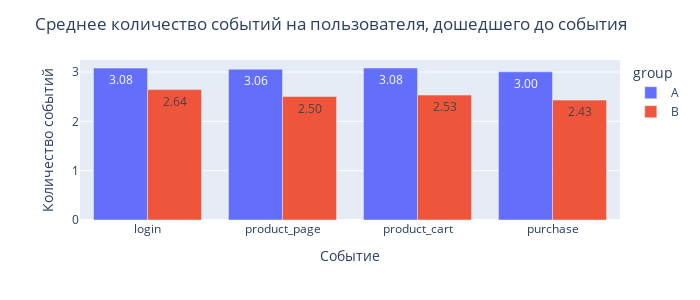

Write notebook code for a chart like this one.
### Code cell
# посмотрим как среднее количество событий на пользователя распределено по группам
fig = px.bar((data.groupby(['user_id', 'group', 'event_name'], as_index=False).agg(event_quantity=('event_dt', 'count'))
                 .groupby(['group', 'event_name'], as_index=False)['event_quantity'].mean()), 
             x='event_name', y='event_quantity',
             color='group', barmode='group', text_auto='.2f',
             category_orders={"event_name": funnel_sec})

fig.update_layout(width=700, height=300, 
                 title='Среднее количество событий на пользователя, дошедшего до события',
                 xaxis_title='Событие',  yaxis_title='Количество событий')
fig.show()

### Figure 1 — Plotly figure (JSON) as saved in the notebook; plotly's stock layout.template omitted (floating-point values rounded to 4 significant figures)
{"data": [{"alignmentgroup": "True", "hovertemplate": "group=A<br>event_name=%{x}<br>event_quantity=%{y}<extra></extra>", "legendgroup": "A", "marker": {"color": "#636efa", "pattern": {"shape": ""}}, "name": "A", "offsetgroup": "A", "orientation": "v", "showlegend": true, "textposition": "auto", "texttemplate": "%{y:.2f}", "type": "bar", "x": ["login", "product_cart", "product_page", "purchase"], "xaxis": "x", "y": [3.079, 3.082, 3.058, 3.004], "yaxis": "y"}, {"alignmentgroup": "True", "hovertemplate": "group=B<br>event_name=%{x}<br>event_quantity=%{y}<extra></extra>", "legendgroup": "B", "marker": {"color": "#EF553B", "pattern": {"shape": ""}}, "name": "B", "offsetgroup": "B", "orientation": "v", "showlegend": true, "textposition": "auto", "texttemplate": "%{y:.2f}", "type": "bar", "x": ["login", "product_cart", "product_page", "purchase"], "xaxis": "x", "y": [2.644, 2.533, 2.503, 2.431], "yaxis": "y"}], "layout": {"barmode": "group", "height": 300, "legend": {"title": {"text": "group"}, "tracegroupgap": 0}, "margin": {"t": 60}, "title": {"text": "Среднее количество событий на пользователя, дошедшего до события"}, "width": 700, "xaxis": {"anchor": "y", "categoryarray": ["login", "product_page", "product_cart", "purchase"], "categoryorder": "array", "domain": [0, 1], "title": {"text": "Событие"}}, "yaxis": {"anchor": "x", "domain": [0, 1], "title": {"text": "Количество событий"}}}}
